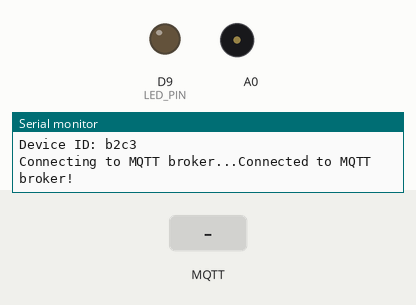
The sketch below on a simulated Arduino Uno R4 WiFi. On the bench: output pins drawn as LEDs (lit = HIGH), buzzer (waves = sounding), the last lines printed to the serial monitor. Inputs (shaded band) come from the test bench. WiFi joins after 1.5 s; servers stay silent unless stated; no MQTT or app messages arrive unless stated; pins used as bus, display or sensor lines are not drawn.

Above: at 3.7 s.
3.8 s: MQTT message "true" arrives on the first subscribed topic
At 4.8 s:
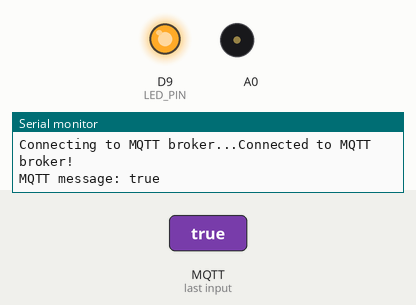
5.3 s: MQTT message "music_on" arrives on the first subscribed topic
At 6.0 s:
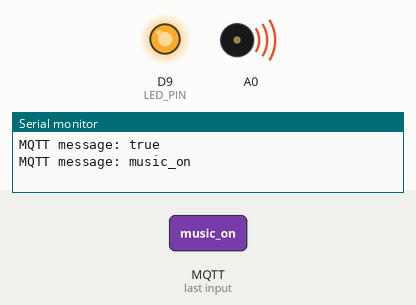
6.8 s: MQTT message "false" arrives on the first subscribed topic
At 7.3 s:
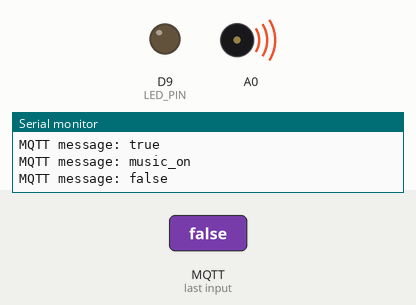
Timing chart, 0 to 14.3 s (numbered marks = the images above; inputs shaded):
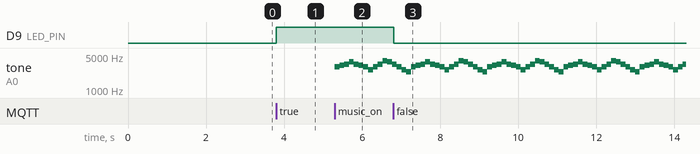

Measured:
- after the input at 3.8 s, D9 (LED_PIN): LOW → HIGH at once
- after the input at 5.3 s, tone on A0: plays 3000 Hz for 0.12 s, 3200 Hz for 0.12 s, 3400 Hz for 0.12 s, 3800 Hz for 0.12 s, 3400 Hz for 0.12 s, 3200 Hz for 0.12 s … (13 notes in this stretch), starting at once
- after the input at 6.8 s, D9 (LED_PIN): HIGH → LOW at once

The sketch:

SpellCasterArduino.ino
```cpp
#include <WiFiS3.h>
#include <PubSubClient.h>
#include "analogWave.h"

// ---------- WIFI ----------
const char ssid[] = "dsv-extrality-lab";
const char pass[] = "expiring-unstuck-slider";

// ---------- MQTT ----------
const char broker[] = "inf-liva-server-eth.dsv.local.su.se";
const int port = 1883;
const char mqttUser[] = "esp32";
const char mqttPass[] = "extrality";

// ---------- CLIENTS ----------
WiFiClient wifiClient;
PubSubClient mqttClient(wifiClient);

// ---------- DEVICE ID & TOPICS ----------
String deviceID = "";
String topicLED;
String topicMusic;

// ---------- LED & MUSIC ----------
#define LED_PIN 9
analogWave wave(DAC);

bool musicState = false;
int melody[] = {3000,3200,3400,3800,3400,3200,3000,2600,
                3000,3400,4000,3800,3400,3000,2600,2400};
int melodyLength = 16;
int noteIndex = 0;
unsigned long previousNoteMillis = 0;
unsigned long noteDuration = 120;

// ---------- GET MAC ----------
String getDeviceID() {
  byte mac[6];
  WiFi.macAddress(mac);
  char macStr[13];
  sprintf(macStr,"%02X%02X%02X%02X%02X%02X",
          mac[0],mac[1],mac[2],mac[3],mac[4],mac[5]);
  String macString = String(macStr);
  String last4 = macString.substring(macString.length()-4);
  last4.toLowerCase();
  Serial.print("Device ID: ");
  Serial.println(last4);
  return last4;
}

// ---------- MQTT CALLBACK ----------
void mqttCallback(char* topic, byte* payload, unsigned int length) {
  String message;
  for(unsigned int i=0; i<length; i++){
    message += (char)payload[i];
  }
  message.trim();
  message.toLowerCase();

  Serial.print("MQTT message: "); Serial.println(message);

  if(message == "true" || message == "led_on"){
    digitalWrite(LED_PIN,HIGH);
  }
  else if(message == "false" || message == "led_off"){
    digitalWrite(LED_PIN,LOW);
  }
  else if(message == "music_on"){
    musicState = true;
  }
  else if(message == "music_off"){
    musicState = false;
    wave.stop();
  }
  else{
    Serial.println("Unknown command");
  }
}

// ---------- CONNECT TO WIFI ----------
void connectWiFi() {
WiFi.begin(ssid, pass);
Serial.print("Connecting to WiFi");
while (WiFi.status() != WL_CONNECTED || WiFi.localIP() == IPAddress(0,0,0,0)) {
  Serial.print(".");
  delay(1000);
}
Serial.println();
Serial.print("Connected! IP: ");
Serial.println(WiFi.localIP());;
}

// ---------- CONNECT TO MQTT ----------
void connectMQTT() {
  mqttClient.setServer(broker, port);
  mqttClient.setCallback(mqttCallback);

  Serial.print("Connecting to MQTT broker...");
  while(!mqttClient.connected()){
    String clientID = "Arduino-" + deviceID;
    if(mqttClient.connect(clientID.c_str(), mqttUser, mqttPass)){
      Serial.println("Connected to MQTT broker!");
      mqttClient.subscribe(topicLED.c_str());
    } else {
      Serial.print(".");
      delay(1000);
    }
  }
}

// ---------- SETUP ----------
void setup() {
  Serial.begin(115200);
  delay(1000);

  pinMode(LED_PIN, OUTPUT);
  digitalWrite(LED_PIN,LOW);
  wave.sine(10);

  // WiFi
  connectWiFi();

  // Device ID och topics
  deviceID = getDeviceID();
  topicLED = deviceID + "/D13_led";
  topicMusic = deviceID + "/music";

  // MQTT
  connectMQTT();
}

// ---------- LOOP ----------
void loop() {
  if(!mqttClient.connected()){
    connectMQTT();
  }
  mqttClient.loop();

  // Musikspelning
  if(musicState){
    unsigned long currentMillis = millis();
    if(currentMillis - previousNoteMillis >= noteDuration){
      wave.freq(melody[noteIndex]);
      noteIndex++;
      noteIndex %= melodyLength;
      previousNoteMillis = currentMillis;
    }
  }

  delay(10);
}

/*Kod för att få fram Arduinons MAC address
#include <WiFiS3.h>

void setup() {
  Serial.begin(115200);
  delay(2000);

  uint8_t mac[6];
  WiFi.macAddress(mac);

  Serial.print("MAC Address: ");
  for (int i = 0; i < 6; i++) {
    if (mac[i] < 16) Serial.print("0");
    Serial.print(mac[i], HEX);
    if (i < 5) Serial.print(":");
  }
  Serial.println();
}

void loop() {}
*/
```
